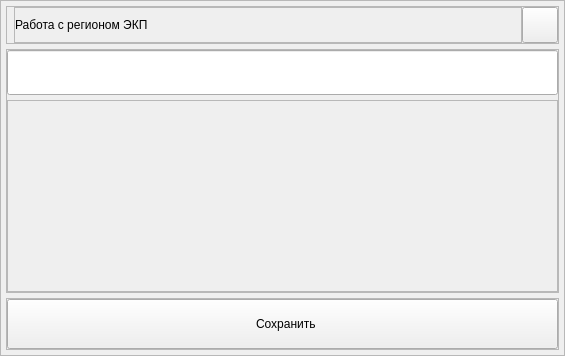
<?xml version="1.0" encoding="UTF-8"?>
<ui version="4.0">
 <class>FormChangeNameRegion</class>
 <widget class="QWidget" name="FormChangeNameRegion">
  <property name="geometry">
   <rect>
    <x>0</x>
    <y>0</y>
    <width>565</width>
    <height>356</height>
   </rect>
  </property>
  <property name="windowTitle">
   <string>Form</string>
  </property>
  <layout class="QVBoxLayout" name="verticalLayout">
   <property name="spacing">
    <number>0</number>
   </property>
   <property name="leftMargin">
    <number>0</number>
   </property>
   <property name="topMargin">
    <number>0</number>
   </property>
   <property name="rightMargin">
    <number>0</number>
   </property>
   <property name="bottomMargin">
    <number>0</number>
   </property>
   <item>
    <widget class="QFrame" name="centralwidget">
     <property name="frameShape">
      <enum>QFrame::StyledPanel</enum>
     </property>
     <property name="frameShadow">
      <enum>QFrame::Raised</enum>
     </property>
     <layout class="QVBoxLayout" name="verticalLayout_2">
      <property name="spacing">
       <number>5</number>
      </property>
      <property name="leftMargin">
       <number>5</number>
      </property>
      <property name="topMargin">
       <number>5</number>
      </property>
      <property name="rightMargin">
       <number>5</number>
      </property>
      <property name="bottomMargin">
       <number>5</number>
      </property>
      <item>
       <widget class="QFrame" name="frame_top">
        <property name="sizePolicy">
         <sizepolicy hsizetype="Preferred" vsizetype="Minimum">
          <horstretch>0</horstretch>
          <verstretch>0</verstretch>
         </sizepolicy>
        </property>
        <property name="frameShape">
         <enum>QFrame::StyledPanel</enum>
        </property>
        <property name="frameShadow">
         <enum>QFrame::Raised</enum>
        </property>
        <property name="lineWidth">
         <number>0</number>
        </property>
        <layout class="QHBoxLayout" name="horizontalLayout">
         <property name="spacing">
          <number>0</number>
         </property>
         <property name="leftMargin">
          <number>0</number>
         </property>
         <property name="topMargin">
          <number>0</number>
         </property>
         <property name="rightMargin">
          <number>0</number>
         </property>
         <property name="bottomMargin">
          <number>0</number>
         </property>
         <item>
          <widget class="QLabel" name="lbl_id_region">
           <property name="text">
            <string/>
           </property>
          </widget>
         </item>
         <item>
          <widget class="QFrame" name="frame_4">
           <property name="sizePolicy">
            <sizepolicy hsizetype="Expanding" vsizetype="Preferred">
             <horstretch>0</horstretch>
             <verstretch>0</verstretch>
            </sizepolicy>
           </property>
           <property name="cursor">
            <cursorShape>ArrowCursor</cursorShape>
           </property>
           <property name="frameShape">
            <enum>QFrame::StyledPanel</enum>
           </property>
           <property name="frameShadow">
            <enum>QFrame::Raised</enum>
           </property>
           <property name="lineWidth">
            <number>0</number>
           </property>
           <layout class="QVBoxLayout" name="verticalLayout_5">
            <property name="spacing">
             <number>0</number>
            </property>
            <property name="leftMargin">
             <number>0</number>
            </property>
            <property name="topMargin">
             <number>0</number>
            </property>
            <property name="rightMargin">
             <number>0</number>
            </property>
            <property name="bottomMargin">
             <number>0</number>
            </property>
            <item>
             <widget class="QLabel" name="label">
              <property name="lineWidth">
               <number>0</number>
              </property>
              <property name="text">
               <string>Работа с регионом ЭКП</string>
              </property>
             </widget>
            </item>
           </layout>
          </widget>
         </item>
         <item>
          <widget class="QPushButton" name="btn_close">
           <property name="minimumSize">
            <size>
             <width>36</width>
             <height>36</height>
            </size>
           </property>
           <property name="maximumSize">
            <size>
             <width>36</width>
             <height>36</height>
            </size>
           </property>
           <property name="cursor">
            <cursorShape>PointingHandCursor</cursorShape>
           </property>
           <property name="styleSheet">
            <string notr="true">QPushButton:hover{	
	background-color: rgb(235, 0, 0);
}</string>
           </property>
           <property name="text">
            <string/>
           </property>
           <property name="icon">
            <iconset resource="../../resource.qrc">
             <normaloff>:/icons/icons/x_.svg</normaloff>:/icons/icons/x_.svg</iconset>
           </property>
           <property name="iconSize">
            <size>
             <width>30</width>
             <height>30</height>
            </size>
           </property>
          </widget>
         </item>
        </layout>
       </widget>
      </item>
      <item>
       <widget class="QFrame" name="main_frame">
        <property name="frameShape">
         <enum>QFrame::StyledPanel</enum>
        </property>
        <property name="frameShadow">
         <enum>QFrame::Raised</enum>
        </property>
        <property name="lineWidth">
         <number>0</number>
        </property>
        <layout class="QVBoxLayout" name="verticalLayout_3">
         <property name="spacing">
          <number>5</number>
         </property>
         <property name="leftMargin">
          <number>0</number>
         </property>
         <property name="topMargin">
          <number>0</number>
         </property>
         <property name="rightMargin">
          <number>0</number>
         </property>
         <property name="bottomMargin">
          <number>0</number>
         </property>
         <item>
          <widget class="QLineEdit" name="le_name_region">
           <property name="minimumSize">
            <size>
             <width>0</width>
             <height>45</height>
            </size>
           </property>
           <property name="maximumSize">
            <size>
             <width>16777215</width>
             <height>45</height>
            </size>
           </property>
          </widget>
         </item>
         <item>
          <widget class="QScrollArea" name="scrollArea">
           <property name="widgetResizable">
            <bool>true</bool>
           </property>
           <widget class="QWidget" name="scrollAreaWidgetContents">
            <property name="geometry">
             <rect>
              <x>0</x>
              <y>0</y>
              <width>549</width>
              <height>190</height>
             </rect>
            </property>
            <layout class="QVBoxLayout" name="verticalLayout_4">
             <property name="spacing">
              <number>0</number>
             </property>
             <property name="leftMargin">
              <number>0</number>
             </property>
             <property name="topMargin">
              <number>0</number>
             </property>
             <property name="rightMargin">
              <number>0</number>
             </property>
             <property name="bottomMargin">
              <number>0</number>
             </property>
             <item>
              <layout class="QVBoxLayout" name="add_widget_layout__region">
               <property name="spacing">
                <number>5</number>
               </property>
              </layout>
             </item>
             <item>
              <spacer name="verticalSpacer">
               <property name="orientation">
                <enum>Qt::Vertical</enum>
               </property>
               <property name="sizeHint" stdset="0">
                <size>
                 <width>20</width>
                 <height>185</height>
                </size>
               </property>
              </spacer>
             </item>
            </layout>
           </widget>
          </widget>
         </item>
        </layout>
       </widget>
      </item>
      <item>
       <widget class="QFrame" name="frame_bottom">
        <property name="frameShape">
         <enum>QFrame::StyledPanel</enum>
        </property>
        <property name="frameShadow">
         <enum>QFrame::Raised</enum>
        </property>
        <property name="lineWidth">
         <number>0</number>
        </property>
        <layout class="QHBoxLayout" name="horizontalLayout_2">
         <property name="spacing">
          <number>5</number>
         </property>
         <property name="leftMargin">
          <number>0</number>
         </property>
         <property name="topMargin">
          <number>0</number>
         </property>
         <property name="rightMargin">
          <number>0</number>
         </property>
         <property name="bottomMargin">
          <number>0</number>
         </property>
         <item>
          <widget class="QPushButton" name="btn_save_region">
           <property name="sizePolicy">
            <sizepolicy hsizetype="Expanding" vsizetype="Fixed">
             <horstretch>0</horstretch>
             <verstretch>0</verstretch>
            </sizepolicy>
           </property>
           <property name="minimumSize">
            <size>
             <width>0</width>
             <height>50</height>
            </size>
           </property>
           <property name="cursor">
            <cursorShape>PointingHandCursor</cursorShape>
           </property>
           <property name="text">
            <string>  Сохранить</string>
           </property>
           <property name="icon">
            <iconset resource="../../resource.qrc">
             <normaloff>:/icons/icons/save_.svg</normaloff>:/icons/icons/save_.svg</iconset>
           </property>
           <property name="iconSize">
            <size>
             <width>24</width>
             <height>24</height>
            </size>
           </property>
          </widget>
         </item>
        </layout>
       </widget>
      </item>
     </layout>
    </widget>
   </item>
  </layout>
 </widget>
 <resources>
  <include location="../../resource.qrc"/>
 </resources>
 <connections/>
</ui>
